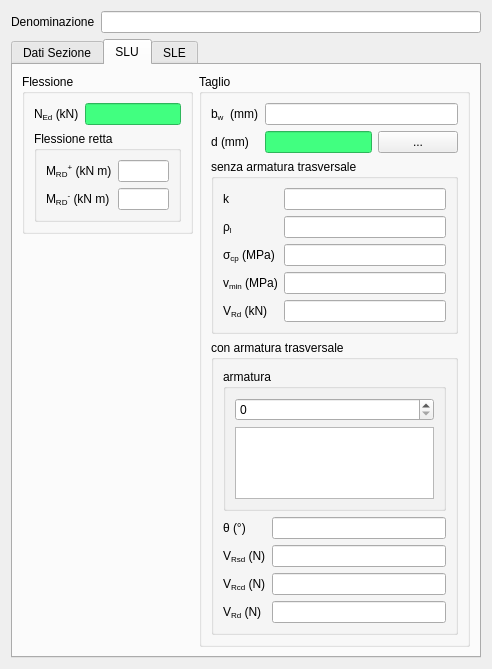
<?xml version="1.0" encoding="UTF-8"?>
<ui version="4.0">
 <class>SectionRCncrRectPanel</class>
 <widget class="QWidget" name="SectionRCncrRectPanel">
  <property name="geometry">
   <rect>
    <x>0</x>
    <y>0</y>
    <width>492</width>
    <height>614</height>
   </rect>
  </property>
  <property name="minimumSize">
   <size>
    <width>400</width>
    <height>0</height>
   </size>
  </property>
  <property name="windowTitle">
   <string>Form</string>
  </property>
  <layout class="QGridLayout" name="gridLayout">
   <item row="0" column="0">
    <widget class="QLabel" name="nameLabel">
     <property name="text">
      <string>Denominazione</string>
     </property>
    </widget>
   </item>
   <item row="0" column="1">
    <widget class="QLineEdit" name="nameLEdit"/>
   </item>
   <item row="1" column="0" colspan="2">
    <widget class="QTabWidget" name="tabWidget">
     <property name="currentIndex">
      <number>1</number>
     </property>
     <widget class="QWidget" name="sectionDataTab">
      <attribute name="title">
       <string>Dati Sezione</string>
      </attribute>
      <layout class="QGridLayout" name="gridLayout_7">
       <item row="0" column="0">
        <widget class="QScrollArea" name="scrollArea">
         <property name="widgetResizable">
          <bool>true</bool>
         </property>
         <widget class="QWidget" name="scrollAreaWidgetContents">
          <property name="geometry">
           <rect>
            <x>0</x>
            <y>0</y>
            <width>462</width>
            <height>538</height>
           </rect>
          </property>
          <layout class="QGridLayout" name="gridLayout_14">
           <item row="0" column="0">
            <widget class="QGroupBox" name="groupBox_4">
             <property name="title">
              <string>Calcestruzzo</string>
             </property>
             <layout class="QGridLayout" name="gridLayout_13">
              <item row="0" column="0">
               <widget class="QLabel" name="concreteLabel">
                <property name="text">
                 <string>&lt;!DOCTYPE HTML PUBLIC &quot;-//W3C//DTD HTML 4.0//EN&quot; &quot;http://www.w3.org/TR/REC-html40/strict.dtd&quot;&gt;
&lt;html&gt;&lt;head&gt;&lt;meta name=&quot;qrichtext&quot; content=&quot;1&quot; /&gt;&lt;/head&gt;
&lt;body&gt;
Calcestruzzo
&lt;/body&gt;&lt;/html&gt;</string>
                </property>
               </widget>
              </item>
              <item row="0" column="1">
               <widget class="QComboBox" name="concreteComboBox"/>
              </item>
              <item row="1" column="0">
               <widget class="QLabel" name="bLabel">
                <property name="text">
                 <string>b (mm)</string>
                </property>
               </widget>
              </item>
              <item row="1" column="1">
               <widget class="QLineEdit" name="bLEdit">
                <property name="styleSheet">
                 <string notr="true">QLineEdit { background-color: rgb(65, 255, 128) }</string>
                </property>
               </widget>
              </item>
              <item row="2" column="0">
               <widget class="QLabel" name="hLabel">
                <property name="text">
                 <string>h (mm)</string>
                </property>
               </widget>
              </item>
              <item row="2" column="1">
               <widget class="QLineEdit" name="hLEdit">
                <property name="styleSheet">
                 <string notr="true">QLineEdit { background-color: rgb(65, 255, 128) }</string>
                </property>
               </widget>
              </item>
              <item row="3" column="0">
               <widget class="QLabel" name="ACncrLabel">
                <property name="text">
                 <string>&lt;!DOCTYPE HTML PUBLIC &quot;-//W3C//DTD HTML 4.0//EN&quot; &quot;http://www.w3.org/TR/REC-html40/strict.dtd&quot;&gt;
&lt;html&gt;&lt;head&gt;&lt;meta name=&quot;qrichtext&quot; content=&quot;1&quot; /&gt;&lt;/head&gt;
&lt;body&gt;
A&lt;span style=&quot; vertical-align:sub;&quot;&gt;c&lt;/span&gt; (mm&lt;span style=&quot; vertical-align:super;&quot;&gt;2&lt;/span&gt;)&lt;/body&gt;&lt;/html&gt;</string>
                </property>
               </widget>
              </item>
              <item row="3" column="1">
               <widget class="QLineEdit" name="ACncrLEdit">
                <property name="readOnly">
                 <bool>true</bool>
                </property>
               </widget>
              </item>
             </layout>
            </widget>
           </item>
           <item row="1" column="0">
            <widget class="QGroupBox" name="sectSteelCncrGBox">
             <property name="title">
              <string>Acciaio</string>
             </property>
             <layout class="QGridLayout" name="gridLayout_6">
              <item row="0" column="0">
               <widget class="QScrollArea" name="sectSteelCncrSArea">
                <property name="widgetResizable">
                 <bool>true</bool>
                </property>
                <widget class="QWidget" name="scrollAreaWidgetContents_2">
                 <property name="geometry">
                  <rect>
                   <x>0</x>
                   <y>0</y>
                   <width>434</width>
                   <height>350</height>
                  </rect>
                 </property>
                 <layout class="QGridLayout" name="gridLayout_12">
                  <item row="0" column="0" colspan="4">
                   <widget class="QTableView" name="sectSteelCncrTableView"/>
                  </item>
                  <item row="1" column="0">
                   <widget class="QPushButton" name="newSectSteelCncrPButton">
                    <property name="text">
                     <string>Nuovo</string>
                    </property>
                   </widget>
                  </item>
                  <item row="1" column="1" colspan="2">
                   <widget class="QPushButton" name="delSectSteelCncrPButton">
                    <property name="text">
                     <string>Canc</string>
                    </property>
                   </widget>
                  </item>
                  <item row="1" column="3">
                   <spacer name="sectStelCncrHSpacer">
                    <property name="orientation">
                     <enum>Qt::Horizontal</enum>
                    </property>
                    <property name="sizeHint" stdset="0">
                     <size>
                      <width>425</width>
                      <height>20</height>
                     </size>
                    </property>
                   </spacer>
                  </item>
                  <item row="2" column="0">
                   <widget class="QLabel" name="ASlLabel">
                    <property name="text">
                     <string>&lt;!DOCTYPE HTML PUBLIC &quot;-//W3C//DTD HTML 4.0//EN&quot; &quot;http://www.w3.org/TR/REC-html40/strict.dtd&quot;&gt;
&lt;html&gt;&lt;head&gt;&lt;meta name=&quot;qrichtext&quot; content=&quot;1&quot; /&gt;&lt;/head&gt;
&lt;body&gt;
A&lt;span style=&quot; vertical-align:sub;&quot;&gt;Sl&lt;/span&gt; (mm&lt;span style=&quot; vertical-align:super;&quot;&gt;2&lt;/span&gt;)&lt;/body&gt;&lt;/html&gt;</string>
                    </property>
                   </widget>
                  </item>
                  <item row="2" column="2" colspan="2">
                   <widget class="QLineEdit" name="ASlLEdit"/>
                  </item>
                 </layout>
                </widget>
               </widget>
              </item>
             </layout>
            </widget>
           </item>
          </layout>
         </widget>
        </widget>
       </item>
      </layout>
     </widget>
     <widget class="QWidget" name="shearTab">
      <attribute name="title">
       <string>SLU</string>
      </attribute>
      <layout class="QGridLayout" name="gridLayout_11">
       <item row="0" column="0">
        <widget class="QGroupBox" name="groupBox_8">
         <property name="title">
          <string>Flessione</string>
         </property>
         <layout class="QGridLayout" name="gridLayout_5">
          <item row="0" column="0">
           <widget class="QLabel" name="NEdLabel">
            <property name="text">
             <string>&lt;!DOCTYPE HTML PUBLIC &quot;-//W3C//DTD HTML 4.0//EN&quot; &quot;http://www.w3.org/TR/REC-html40/strict.dtd&quot;&gt;
&lt;html&gt;&lt;head&gt;&lt;meta name=&quot;qrichtext&quot; content=&quot;1&quot; /&gt;&lt;style type=&quot;text/css&quot;&gt;
p, li { white-space: pre-wrap; }
&lt;/style&gt;&lt;/head&gt;&lt;body style=&quot; font-family:'Sans Serif'; font-size:9pt; font-weight:400; font-style:normal;&quot;&gt;
&lt;p style=&quot; margin-top:0px; margin-bottom:0px; margin-left:0px; margin-right:0px; -qt-block-indent:0; text-indent:0px;&quot;&gt;N&lt;span style=&quot; vertical-align:sub;&quot;&gt;Ed&lt;/span&gt; (kN)&lt;/p&gt;&lt;/body&gt;&lt;/html&gt;</string>
            </property>
           </widget>
          </item>
          <item row="0" column="1">
           <widget class="QLineEdit" name="NEdLEdit">
            <property name="styleSheet">
             <string notr="true">QLineEdit { background-color: rgb(65, 255, 128) }</string>
            </property>
           </widget>
          </item>
          <item row="1" column="0" colspan="2">
           <widget class="QGroupBox" name="groupBox_5">
            <property name="title">
             <string>Flessione retta</string>
            </property>
            <layout class="QGridLayout" name="gridLayout_8">
             <item row="0" column="0" colspan="2">
              <widget class="QLabel" name="MRdPlusLabel">
               <property name="text">
                <string>&lt;!DOCTYPE HTML PUBLIC &quot;-//W3C//DTD HTML 4.0//EN&quot; &quot;http://www.w3.org/TR/REC-html40/strict.dtd&quot;&gt;
&lt;html&gt;&lt;head&gt;&lt;meta name=&quot;qrichtext&quot; content=&quot;1&quot; /&gt;&lt;/head&gt;
&lt;body&gt;
M&lt;span style=&quot; vertical-align:sub;&quot;&gt;RD&lt;/span&gt;&lt;span style=&quot; vertical-align:super;&quot;&gt;+&lt;/span&gt; (kN m)&lt;/body&gt;&lt;/html&gt;</string>
               </property>
              </widget>
             </item>
             <item row="0" column="2">
              <widget class="QLineEdit" name="MRdPlusLEdit"/>
             </item>
             <item row="1" column="0" colspan="2">
              <widget class="QLabel" name="MRdMinusLabel">
               <property name="text">
                <string>&lt;!DOCTYPE HTML PUBLIC &quot;-//W3C//DTD HTML 4.0//EN&quot; &quot;http://www.w3.org/TR/REC-html40/strict.dtd&quot;&gt;
&lt;html&gt;&lt;head&gt;&lt;meta name=&quot;qrichtext&quot; content=&quot;1&quot; /&gt;&lt;/head&gt;
&lt;body&gt;
M&lt;span style=&quot; vertical-align:sub;&quot;&gt;RD&lt;/span&gt;&lt;span style=&quot; vertical-align:super;&quot;&gt;-&lt;/span&gt; (kN m)&lt;/body&gt;&lt;/html&gt;</string>
               </property>
              </widget>
             </item>
             <item row="1" column="2">
              <widget class="QLineEdit" name="MRdMinusLEdit"/>
             </item>
            </layout>
           </widget>
          </item>
         </layout>
        </widget>
       </item>
       <item row="0" column="1" rowspan="2">
        <widget class="QGroupBox" name="groupBox">
         <property name="title">
          <string>Taglio</string>
         </property>
         <layout class="QGridLayout" name="gridLayout_3">
          <item row="0" column="0">
           <widget class="QLabel" name="bwLabel">
            <property name="text">
             <string>&lt;!DOCTYPE HTML PUBLIC &quot;-//W3C//DTD HTML 4.0//EN&quot; &quot;http://www.w3.org/TR/REC-html40/strict.dtd&quot;&gt;
&lt;html&gt;&lt;head&gt;&lt;meta name=&quot;qrichtext&quot; content=&quot;1&quot; /&gt;&lt;/head&gt;
&lt;body&gt;
b&lt;span style=&quot; vertical-align:sub;&quot;&gt;w&lt;/span&gt;  (mm)&lt;/span&gt;&lt;/body&gt;&lt;/html&gt;</string>
            </property>
           </widget>
          </item>
          <item row="0" column="1" colspan="2">
           <widget class="QLineEdit" name="bwLEdit">
            <property name="styleSheet">
             <string notr="true"/>
            </property>
           </widget>
          </item>
          <item row="1" column="0">
           <widget class="QLabel" name="dLabel">
            <property name="text">
             <string>&lt;!DOCTYPE HTML PUBLIC &quot;-//W3C//DTD HTML 4.0//EN&quot; &quot;http://www.w3.org/TR/REC-html40/strict.dtd&quot;&gt;
&lt;html&gt;&lt;head&gt;&lt;meta name=&quot;qrichtext&quot; content=&quot;1&quot; /&gt;&lt;/head&gt;
&lt;body&gt;
d (mm)
&lt;/body&gt;&lt;/html&gt;</string>
            </property>
           </widget>
          </item>
          <item row="1" column="1">
           <widget class="QLineEdit" name="dLEdit">
            <property name="styleSheet">
             <string notr="true">QLineEdit { background-color: rgb(65, 255, 128) }</string>
            </property>
           </widget>
          </item>
          <item row="2" column="0" colspan="3">
           <widget class="QGroupBox" name="groupBox_2">
            <property name="title">
             <string>senza armatura trasversale</string>
            </property>
            <layout class="QGridLayout" name="gridLayout_15">
             <item row="0" column="0">
              <widget class="QLabel" name="kLabel">
               <property name="text">
                <string>k</string>
               </property>
              </widget>
             </item>
             <item row="0" column="1">
              <widget class="QLineEdit" name="kLEdit"/>
             </item>
             <item row="1" column="0">
              <widget class="QLabel" name="rholLabel">
               <property name="text">
                <string>&lt;!DOCTYPE HTML PUBLIC &quot;-//W3C//DTD HTML 4.0//EN&quot; &quot;http://www.w3.org/TR/REC-html40/strict.dtd&quot;&gt;
&lt;html&gt;&lt;head&gt;&lt;meta name=&quot;qrichtext&quot; content=&quot;1&quot; /&gt;&lt;/head&gt;
&lt;body&gt;
ρ&lt;span style=&quot; vertical-align:sub;&quot;&gt;l&lt;/span&gt;&lt;/body&gt;&lt;/html&gt;</string>
               </property>
              </widget>
             </item>
             <item row="1" column="1">
              <widget class="QLineEdit" name="rholLEdit"/>
             </item>
             <item row="2" column="0">
              <widget class="QLabel" name="scpLabel">
               <property name="text">
                <string>&lt;!DOCTYPE HTML PUBLIC &quot;-//W3C//DTD HTML 4.0//EN&quot; &quot;http://www.w3.org/TR/REC-html40/strict.dtd&quot;&gt;
&lt;html&gt;&lt;head&gt;&lt;meta name=&quot;qrichtext&quot; content=&quot;1&quot; /&gt;&lt;/head&gt;
&lt;body&gt;
σ&lt;span style=&quot; vertical-align:sub;&quot;&gt;cp&lt;/span&gt; (MPa)&lt;/body&gt;&lt;/html&gt;</string>
               </property>
              </widget>
             </item>
             <item row="2" column="1">
              <widget class="QLineEdit" name="scpLEdit"/>
             </item>
             <item row="3" column="0">
              <widget class="QLabel" name="vminLabel">
               <property name="text">
                <string>&lt;!DOCTYPE HTML PUBLIC &quot;-//W3C//DTD HTML 4.0//EN&quot; &quot;http://www.w3.org/TR/REC-html40/strict.dtd&quot;&gt;
&lt;html&gt;&lt;head&gt;&lt;meta name=&quot;qrichtext&quot; content=&quot;1&quot; /&gt;&lt;/head&gt;
&lt;body&gt;
v&lt;span style=&quot; vertical-align:sub;&quot;&gt;min&lt;/span&gt; (MPa)&lt;/body&gt;&lt;/html&gt;</string>
               </property>
              </widget>
             </item>
             <item row="3" column="1">
              <widget class="QLineEdit" name="vminLEdit"/>
             </item>
             <item row="4" column="0">
              <widget class="QLabel" name="VRdLabel">
               <property name="text">
                <string>&lt;!DOCTYPE HTML PUBLIC &quot;-//W3C//DTD HTML 4.0//EN&quot; &quot;http://www.w3.org/TR/REC-html40/strict.dtd&quot;&gt;
&lt;html&gt;&lt;head&gt;&lt;meta name=&quot;qrichtext&quot; content=&quot;1&quot; /&gt;&lt;/head&gt;
&lt;body&gt;
V&lt;span style=&quot; vertical-align:sub;&quot;&gt;Rd&lt;/span&gt; (kN)
&lt;/body&gt;
&lt;/html&gt;</string>
               </property>
              </widget>
             </item>
             <item row="4" column="1">
              <widget class="QLineEdit" name="VRdLEdit"/>
             </item>
            </layout>
           </widget>
          </item>
          <item row="3" column="0" colspan="3">
           <widget class="QGroupBox" name="groupBox_3">
            <property name="title">
             <string>con armatura trasversale</string>
            </property>
            <layout class="QGridLayout" name="gridLayout_4">
             <item row="1" column="0" colspan="2">
              <widget class="QGroupBox" name="groupBox_9">
               <property name="title">
                <string>armatura</string>
               </property>
               <layout class="QVBoxLayout" name="verticalLayout">
                <item>
                 <widget class="QSpinBox" name="spinBox"/>
                </item>
                <item>
                 <widget class="QTableView" name="tableView"/>
                </item>
               </layout>
              </widget>
             </item>
             <item row="3" column="0">
              <widget class="QLabel" name="label">
               <property name="text">
                <string>&lt;!DOCTYPE HTML PUBLIC &quot;-//W3C//DTD HTML 4.0//EN&quot; &quot;http://www.w3.org/TR/REC-html40/strict.dtd&quot;&gt;
&lt;html&gt;&lt;head&gt;&lt;meta name=&quot;qrichtext&quot; content=&quot;1&quot; /&gt;&lt;/head&gt;
&lt;body&gt;
V&lt;span style=&quot; vertical-align:sub;&quot;&gt;Rsd&lt;/span&gt; (N)&lt;/body&gt;&lt;/html&gt;</string>
               </property>
              </widget>
             </item>
             <item row="3" column="1">
              <widget class="QLineEdit" name="lineEdit"/>
             </item>
             <item row="4" column="0">
              <widget class="QLabel" name="label_2">
               <property name="text">
                <string>&lt;!DOCTYPE HTML PUBLIC &quot;-//W3C//DTD HTML 4.0//EN&quot; &quot;http://www.w3.org/TR/REC-html40/strict.dtd&quot;&gt;
&lt;html&gt;&lt;head&gt;&lt;meta name=&quot;qrichtext&quot; content=&quot;1&quot; /&gt;&lt;/head&gt;
&lt;body&gt;
V&lt;span style=&quot; vertical-align:sub;&quot;&gt;Rcd&lt;/span&gt; (N)&lt;/body&gt;&lt;/html&gt;</string>
               </property>
              </widget>
             </item>
             <item row="4" column="1">
              <widget class="QLineEdit" name="lineEdit_2"/>
             </item>
             <item row="5" column="0">
              <widget class="QLabel" name="label_3">
               <property name="text">
                <string>&lt;!DOCTYPE HTML PUBLIC &quot;-//W3C//DTD HTML 4.0//EN&quot; &quot;http://www.w3.org/TR/REC-html40/strict.dtd&quot;&gt;
&lt;html&gt;&lt;head&gt;&lt;meta name=&quot;qrichtext&quot; content=&quot;1&quot; /&gt;&lt;/head&gt;
&lt;body&gt;
V&lt;span style=&quot; vertical-align:sub;&quot;&gt;Rd&lt;/span&gt; (N)&lt;/body&gt;&lt;/html&gt;</string>
               </property>
              </widget>
             </item>
             <item row="5" column="1">
              <widget class="QLineEdit" name="lineEdit_3"/>
             </item>
             <item row="2" column="0">
              <widget class="QLabel" name="label_4">
               <property name="text">
                <string>&lt;!DOCTYPE HTML PUBLIC &quot;-//W3C//DTD HTML 4.0//EN&quot; &quot;http://www.w3.org/TR/REC-html40/strict.dtd&quot;&gt;
&lt;html&gt;&lt;head&gt;&lt;meta name=&quot;qrichtext&quot; content=&quot;1&quot; /&gt;&lt;/head&gt;&lt;body&gt;
θ (°)&lt;/body&gt;&lt;/html&gt;</string>
               </property>
              </widget>
             </item>
             <item row="2" column="1">
              <widget class="QLineEdit" name="lineEdit_4"/>
             </item>
            </layout>
           </widget>
          </item>
          <item row="1" column="2">
           <widget class="QPushButton" name="pushButton_2">
            <property name="text">
             <string>...</string>
            </property>
           </widget>
          </item>
         </layout>
        </widget>
       </item>
       <item row="1" column="0">
        <spacer name="verticalSpacer">
         <property name="orientation">
          <enum>Qt::Vertical</enum>
         </property>
         <property name="sizeHint" stdset="0">
          <size>
           <width>20</width>
           <height>383</height>
          </size>
         </property>
        </spacer>
       </item>
      </layout>
     </widget>
     <widget class="QWidget" name="momTab">
      <attribute name="title">
       <string>SLE</string>
      </attribute>
      <layout class="QGridLayout" name="gridLayout_2">
       <item row="0" column="0">
        <widget class="QGroupBox" name="groupBox_6">
         <property name="title">
          <string>Flessione retta</string>
         </property>
         <layout class="QGridLayout" name="gridLayout_10">
          <item row="3" column="0">
           <widget class="QLabel" name="label_7">
            <property name="text">
             <string>&lt;!DOCTYPE HTML PUBLIC &quot;-//W3C//DTD HTML 4.0//EN&quot; &quot;http://www.w3.org/TR/REC-html40/strict.dtd&quot;&gt;
&lt;html&gt;&lt;head&gt;&lt;meta name=&quot;qrichtext&quot; content=&quot;1&quot; /&gt;&lt;/head&gt;
&lt;body&gt;
σ&lt;span style=&quot; vertical-align:sub;&quot;&gt;c,max&lt;/span&gt; (MPa)&lt;/body&gt;&lt;/html&gt;</string>
            </property>
           </widget>
          </item>
          <item row="3" column="1">
           <widget class="QLineEdit" name="lineEdit_7"/>
          </item>
          <item row="4" column="0" colspan="2">
           <widget class="QGroupBox" name="groupBox_7">
            <property name="title">
             <string/>
            </property>
            <layout class="QGridLayout" name="gridLayout_9">
             <item row="0" column="0">
              <widget class="QLabel" name="label_8">
               <property name="text">
                <string>&lt;!DOCTYPE HTML PUBLIC &quot;-//W3C//DTD HTML 4.0//EN&quot; &quot;http://www.w3.org/TR/REC-html40/strict.dtd&quot;&gt;
&lt;html&gt;&lt;head&gt;&lt;meta name=&quot;qrichtext&quot; content=&quot;1&quot; /&gt;&lt;/head&gt;
&lt;body&gt;
&lt;p align=&quot;center&quot;&gt;σ&lt;span style=&quot; vertical-align:sub;&quot;&gt;s&lt;/span&gt; (MPa)&lt;/p&gt;
&lt;/body&gt;
&lt;/html&gt;</string>
               </property>
              </widget>
             </item>
             <item row="1" column="0">
              <widget class="QListView" name="listView"/>
             </item>
            </layout>
           </widget>
          </item>
          <item row="0" column="0">
           <widget class="QLabel" name="label_5">
            <property name="text">
             <string>N (kN)</string>
            </property>
           </widget>
          </item>
          <item row="1" column="0">
           <widget class="QLabel" name="label_6">
            <property name="text">
             <string>M (kN)</string>
            </property>
           </widget>
          </item>
          <item row="0" column="1">
           <widget class="QLineEdit" name="lineEdit_5">
            <property name="styleSheet">
             <string notr="true">QLineEdit { background-color: rgb(65, 255, 128) }</string>
            </property>
           </widget>
          </item>
          <item row="1" column="1">
           <widget class="QLineEdit" name="lineEdit_6">
            <property name="styleSheet">
             <string notr="true">QLineEdit { background-color: rgb(65, 255, 128) }</string>
            </property>
           </widget>
          </item>
          <item row="2" column="0">
           <widget class="QLabel" name="label_9">
            <property name="text">
             <string>&lt;!DOCTYPE HTML PUBLIC &quot;-//W3C//DTD HTML 4.0//EN&quot; &quot;http://www.w3.org/TR/REC-html40/strict.dtd&quot;&gt;
&lt;html&gt;&lt;head&gt;&lt;meta name=&quot;qrichtext&quot; content=&quot;1&quot; /&gt;&lt;/head&gt;
&lt;body&gt;
σ&lt;span style=&quot; vertical-align:sub;&quot;&gt;c,min&lt;/span&gt; (MPa)&lt;/body&gt;&lt;/html&gt;</string>
            </property>
           </widget>
          </item>
          <item row="2" column="1">
           <widget class="QLineEdit" name="lineEdit_8"/>
          </item>
         </layout>
        </widget>
       </item>
      </layout>
     </widget>
    </widget>
   </item>
  </layout>
 </widget>
 <tabstops>
  <tabstop>vminLEdit</tabstop>
  <tabstop>VRdLEdit</tabstop>
 </tabstops>
 <resources/>
 <connections/>
</ui>
